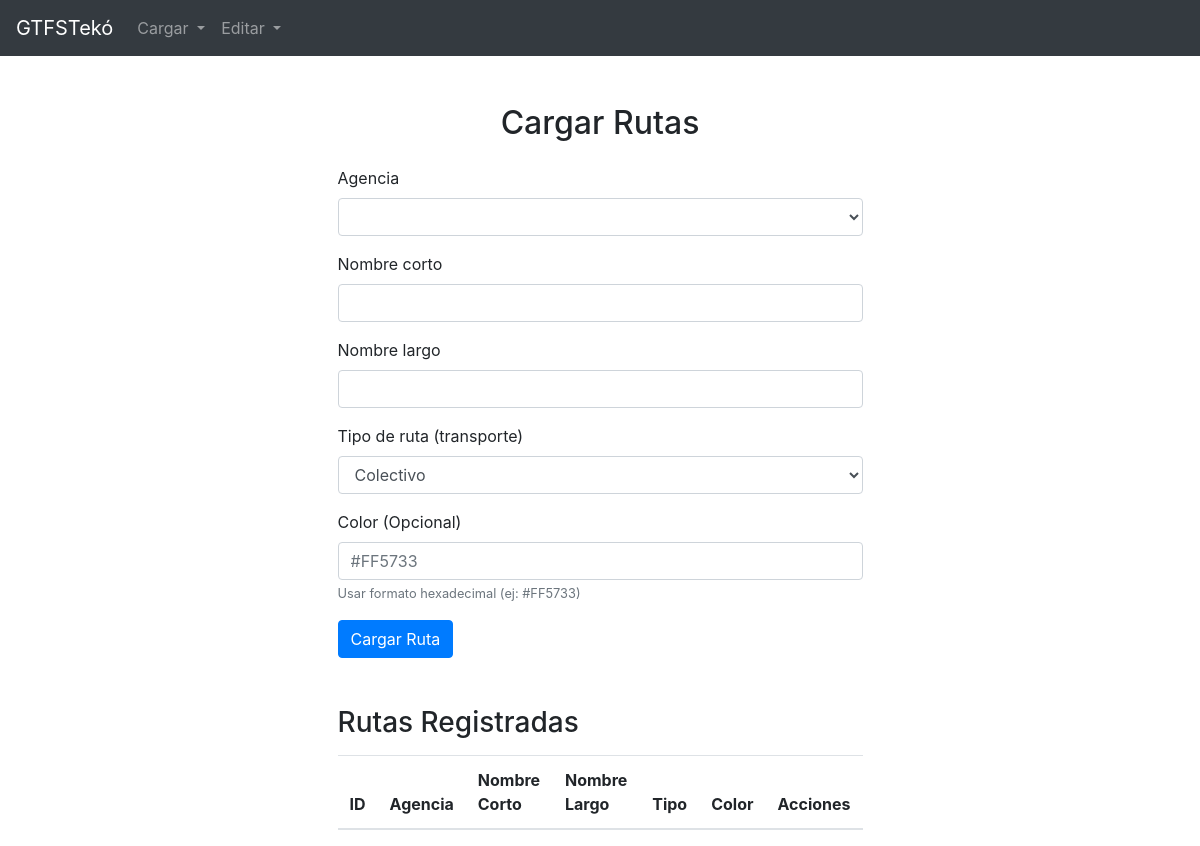
/route/cargar_routes, run on an earlier commit of the app's database.
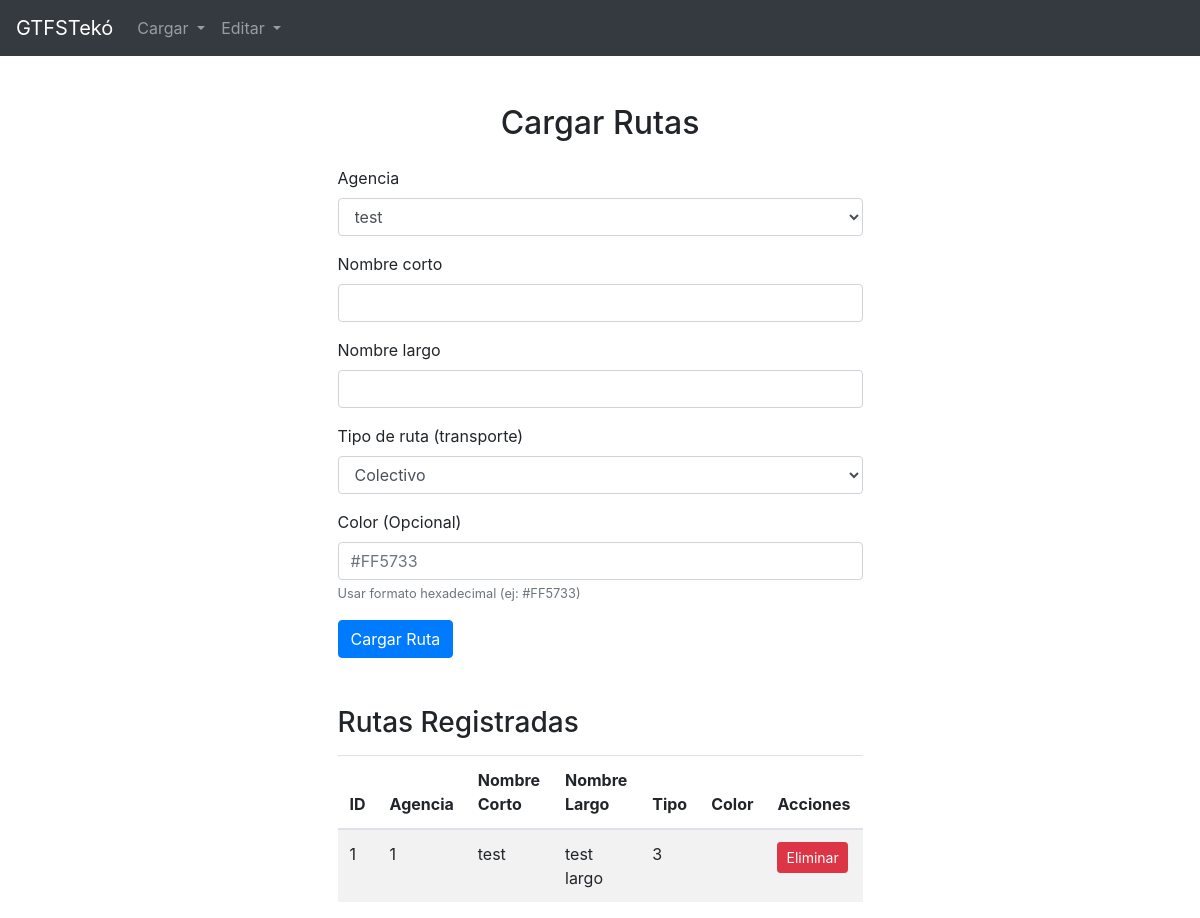
And on a later commit of the database.
### models/models.py (models this page shows)
class Route(db.Model):
    route_id = db.Column(db.Integer, primary_key=True)
    agency_id = db.Column(db.Integer, db.ForeignKey('agency.agency_id'), nullable=False)
    route_short_name = db.Column(db.String(10), nullable=False)
    route_long_name = db.Column(db.String(100), nullable=False)
    route_type = db.Column(db.Integer, nullable=False)
    route_color = db.Column(db.String(6))

### routes/route_routes.py (the view, shortened to what this page needs)
@route_bp.route('/cargar_routes', methods=['GET', 'POST'])
def cargar_routes():
    agencies = Agency.query.all()  # Fetch all agencies for dropdown
    routes = Route.query.all()  # Fetch all routes to display in the table
    return render_template('cargar_routes.html', agencies=agencies, routes=routes)

### templates/cargar_routes.html (shortened to what this page needs)
{% extends "base.html" %}
{% block content %}
<div class="container mt-5 w-50">
    <h2 class="text-center">Cargar Rutas</h2>
    <form method="POST" class="mt-4">
        <div class="form-group">
            <label for="agency_id">Agencia</label>
            <select class="form-control" id="agency_id" name="agency_id" required>
                {% for agency in agencies %}
                    <option value="{{ agency.agency_id }}">{{ agency.agency_name }}</option>
                {% endfor %}
            </select>
        </div>
        <div class="form-group">
            <label for="route_short_name">Nombre corto</label>
            <input type="text" class="form-control" id="route_short_name" name="route_short_name" required>
        </div>
        <div class="form-group">
            <label for="route_long_name">Nombre largo</label>
            <input type="text" class="form-control" id="route_long_name" name="route_long_name" required>
        </div>
        <div class="form-group">
            <label for="route_type">Tipo de ruta (transporte)</label>
            <select class="form-control" id="route_type" name="route_type" required>
                <option value="3">Colectivo</option>
            </select>
        </div>
        <div class="form-group">
            <label for="route_color">Color (Opcional)</label>
            <input type="text" class="form-control" id="route_color" name="route_color" placeholder="#FF5733" maxlength="7">
            <small class="form-text text-muted">Usar formato hexadecimal (ej: #FF5733)</small>
        </div>
        <button type="submit" class="btn btn-primary">Cargar Ruta</button>
    </form>
    <h3 class="mt-5">Rutas Registradas</h3>
    <table class="table table-striped mt-3">
        <thead>
            <tr>
                <th>ID</th>
                <th>Agencia</th>
                <th>Nombre Corto</th>
                <th>Nombre Largo</th>
                <th>Tipo</th>
                <th>Color</th>
                <th>Acciones</th>
            </tr>
        </thead>
        <tbody>
            {% for route in routes %}
                <tr>
                    <td>{{ route.route_id }}</td>
                    <td>{{ route.agency_id }}</td>
                    <td>{{ route.route_short_name }}</td>
                    <td>{{ route.route_long_name }}</td>
                    <td>{{ route.route_type }}</td>
                    <td>{{ route.route_color }}</td>
                    <td>
                        <form method="POST" action="{{ url_for('route.delete_route', route_id=route.route_id) }}" onsubmit="return confirm('¿Estás seguro de que deseas eliminar esta ruta?');">
                            <button type="submit" class="btn btn-danger btn-sm">Eliminar</button>
                        </form>
                    </td>
                </tr>
            {% endfor %}
        </tbody>
    </table>
</div>
{% endblock %}

What changed in the data, as far as the page shows it:
added Route: route_id "1", agency_id "1", route_short_name "test", route_long_name "test largo", route_type "3"
Also different on the page:
form field agency_id: (not shown) → "test"
